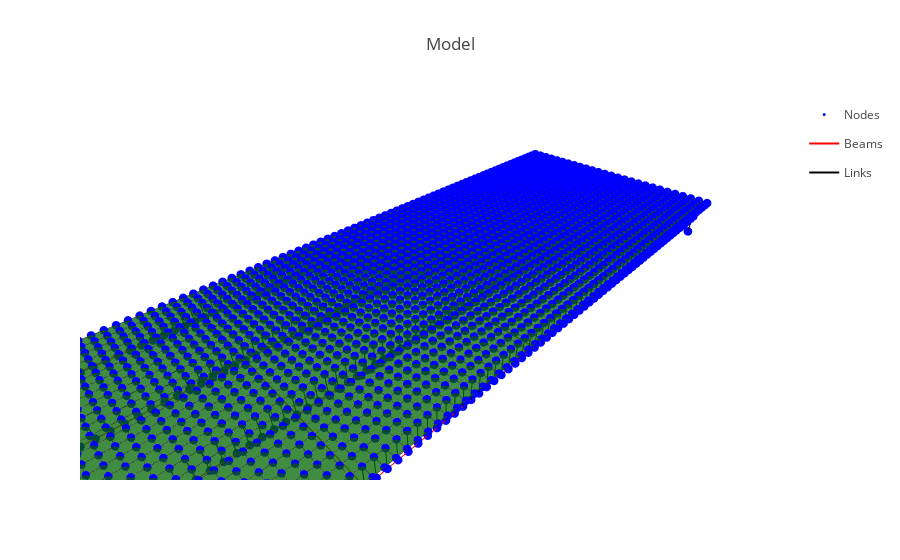

The notebook cell saved with this chart:
### Code cell
#plot the model
py.iplot(fig)
